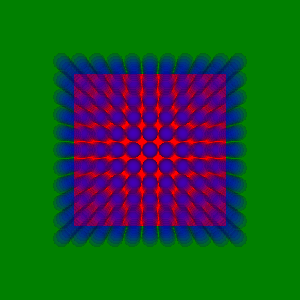

Reproduce this figure in Python.
#!/usr/bin/env python

# Demonstrate order-independent translucent rendering pass with glyphed spheres and an opaque plane.

import vtkmodules.vtkInteractionStyle  # noqa: F401
import vtkmodules.vtkRenderingOpenGL2  # noqa: F401

from vtkmodules.vtkCommonCore import vtkLookupTable
from vtkmodules.vtkFiltersCore import vtkGlyph3D
from vtkmodules.vtkFiltersSources import vtkPlaneSource, vtkSphereSource
from vtkmodules.vtkImagingSources import vtkImageGridSource
from vtkmodules.vtkRenderingCore import (
    vtkActor,
    vtkPolyDataMapper,
    vtkRenderWindow,
    vtkRenderWindowInteractor,
    vtkRenderer,
)
from vtkmodules.vtkRenderingOpenGL2 import (
    vtkOrderIndependentTranslucentPass,
    vtkRenderStepsPass,
)

# Sphere glyph source
sphere = vtkSphereSource()
sphere.SetRadius(1)
sphere.SetCenter(0.0, 0.0, 0.0)
sphere.SetThetaResolution(10)
sphere.SetPhiResolution(10)
sphere.SetLatLongTessellation(0)

# Image grid source
grid = vtkImageGridSource()
grid.SetGridSpacing(1, 1, 1)
grid.SetGridOrigin(0, 0, 0)
grid.SetLineValue(1.0)
grid.SetFillValue(0.5)
grid.SetDataScalarTypeToUnsignedChar()
grid.SetDataExtent(0, 10, 0, 10, 0, 10)
grid.SetDataSpacing(0.1, 0.1, 0.1)
grid.SetDataOrigin(0.0, 0.0, 0.0)
grid.Update()

scalar_range = grid.GetOutput().GetPointData().GetScalars().GetRange()

# Glyph spheres on grid
glyph = vtkGlyph3D()
glyph.SetInputConnection(0, grid.GetOutputPort(0))
glyph.SetSourceConnection(sphere.GetOutputPort(0))
glyph.SetScaling(1)
glyph.SetScaleModeToScaleByScalar()
glyph.SetColorModeToColorByScale()
glyph.SetScaleFactor(0.05)
glyph.SetRange(scalar_range)
glyph.SetOrient(0)
glyph.SetClamping(0)
glyph.SetVectorModeToUseVector()
glyph.SetIndexModeToOff()
glyph.SetGeneratePointIds(0)

mapper = vtkPolyDataMapper()
mapper.SetInputConnection(glyph.GetOutputPort(0))

lut = vtkLookupTable()
lut.SetHueRange(0.667, 0.0)
lut.SetRange(scalar_range)
mapper.SetLookupTable(lut)
mapper.SetScalarRange(scalar_range)

actor = vtkActor()
actor.SetMapper(mapper)
actor.GetProperty().SetOpacity(0.2)
actor.GetProperty().SetColor(0.0, 1.0, 0.0)
actor.GetProperty().SetBackfaceCulling(1)
actor.GetProperty().SetFrontfaceCulling(0)

# Opaque plane
plane = vtkPlaneSource()
plane.SetCenter(0.5, 0.5, 0.5)

plane_mapper = vtkPolyDataMapper()
plane_mapper.SetInputConnection(0, plane.GetOutputPort(0))

plane_actor = vtkActor()
plane_actor.SetMapper(plane_mapper)
plane_actor.GetProperty().SetOpacity(1.0)
plane_actor.GetProperty().SetColor(1.0, 0.0, 0.0)
plane_actor.GetProperty().SetBackfaceCulling(0)
plane_actor.GetProperty().SetFrontfaceCulling(0)

# Renderer with order-independent translucent pass
renderer = vtkRenderer()
renderer.SetBackground(0.0, 0.5, 0.0)
renderer.AddActor(actor)
renderer.AddActor(plane_actor)

basic_passes = vtkRenderStepsPass()
peeling = vtkOrderIndependentTranslucentPass()
peeling.SetTranslucentPass(basic_passes.GetTranslucentPass())
basic_passes.SetTranslucentPass(peeling)
renderer.SetPass(basic_passes)

render_window = vtkRenderWindow()
render_window.SetSize(300, 300)
render_window.SetMultiSamples(0)
render_window.SetAlphaBitPlanes(1)
render_window.AddRenderer(renderer)
render_window.SetWindowName("order independent translucent pass")

interactor = vtkRenderWindowInteractor()
interactor.SetRenderWindow(render_window)

interactor.Initialize()
interactor.Start()
